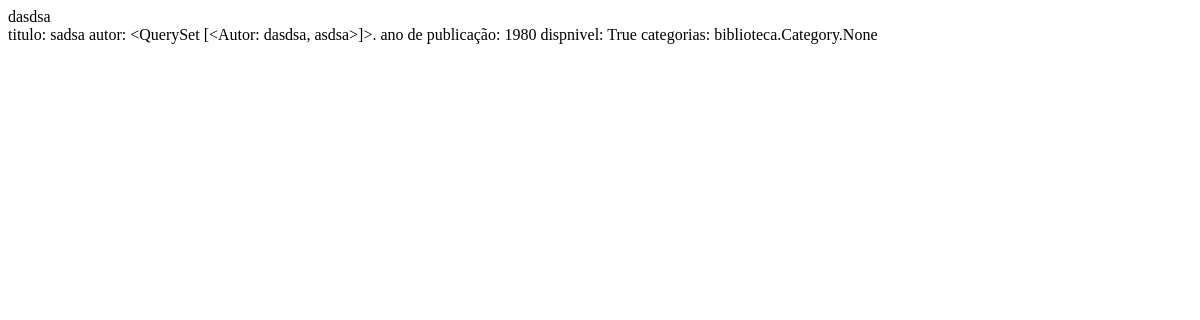
The page /autor/2 on the database as committed earlier.
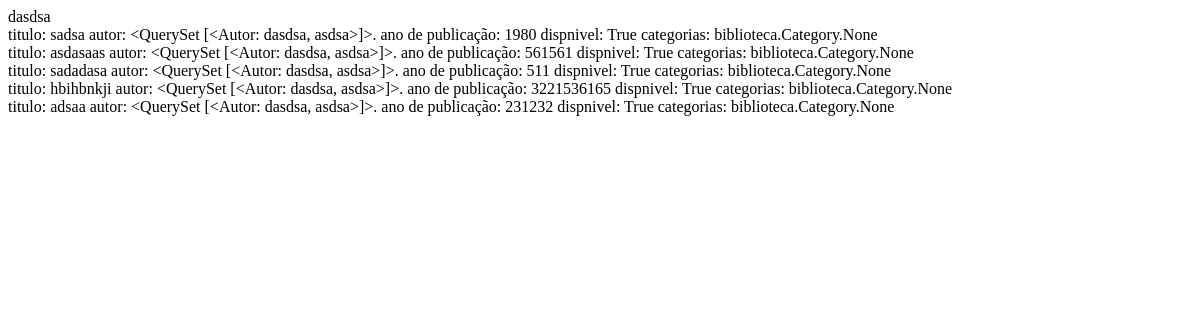
The same page on the database as committed later.
### biblioteca/models.py (models this page shows, shortened)
class Autor(models.Model):
    name = models.CharField(max_length=120)
    nationality = models.CharField(max_length=40, blank=True, null=True)
    class Meta:
        verbose_name = "autor"
        verbose_name_plural = "autores"
        ordering = ['name']
    def __str__(self):
        return f"{self.name}, {self.nationality}"

class Livro(models.Model):
    titulo = models.CharField(max_length=200)
    autores_temp = models.ManyToManyField(Autor, related_name="books")
    category = models.ManyToManyField(Category, blank=True, null=True)
    ano_publicado = models.IntegerField()
    disponivel = models.BooleanField(default=True)
    def __str__(self):
        return f"titulo: {self.titulo} \n autor: {self.autores_temp.all()}. \n ano de publicação: {self.ano_publicado} \n dispnivel: {self.disponivel} \n categorias: {self.category}"

### biblioteca/views.py (the view)
# urls.py: path('autor/<int:id>', autor, name="detalhes")
def autor(request, id):
    escritor = get_object_or_404(Autor, id=id)
    return render(request, "detalhes.html", {"autor": escritor, "livros": escritor.books.all()})

### biblioteca/templates/detalhes.html (shortened to what this page needs)
<!DOCTYPE html>
<html lang="en">
<head>
</head>
<body>
    {{autor.name}}
    {%for livro in livros %}
        <div>{{livro}}</div>
    {%empty%}
        <p>sem livros registrados</p>
    {% endfor %}
</body>
</html>

Rows that differ between the two databases and show on the page:
added Livro: titulo+id+ano_publicado "titulo: asdasaas autor: <QuerySet [<Autor: dasdsa, asdsa>]>. ano de publicação: 561561 dispnivel: True categorias: biblioteca.Category.None"
added Livro: titulo+id+ano_publicado "titulo: sadadasa autor: <QuerySet [<Autor: dasdsa, asdsa>]>. ano de publicação: 511 dispnivel: True categorias: biblioteca.Category.None"
added Livro: titulo+id+ano_publicado "titulo: hbihbnkji autor: <QuerySet [<Autor: dasdsa, asdsa>]>. ano de publicação: 3221536165 dispnivel: True categorias: biblioteca.Category.None"
added Livro: titulo+id+ano_publicado "titulo: adsaa autor: <QuerySet [<Autor: dasdsa, asdsa>]>. ano de publicação: 231232 dispnivel: True categorias: biblioteca.Category.None"
